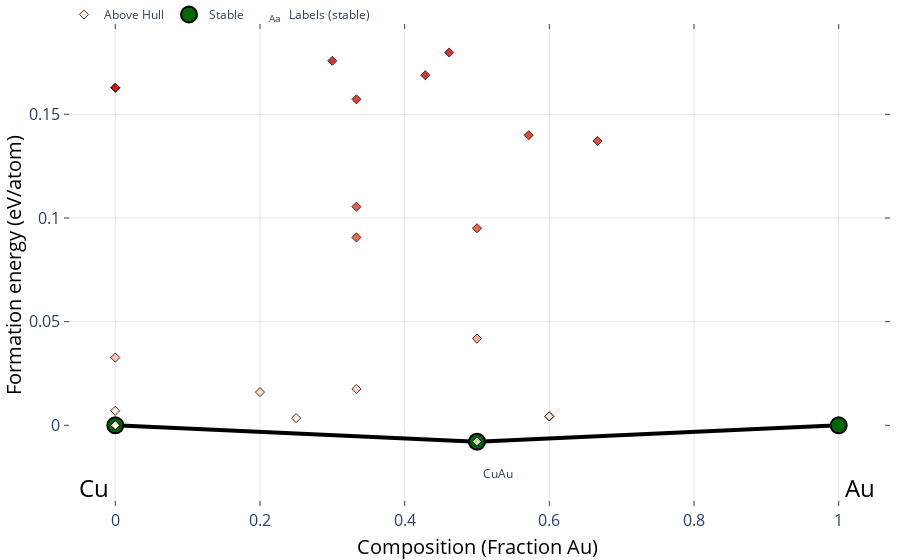

The cell this chart's notebook holds for it:
### Markdown cell above
# Convex hull plot for EA-vc
## Interactive plot using Plotly

- cgen: Which generation’s data to plot up to. If None, data will be plotted up to the latest generation.
- show_unstable: The maximum hull distance value to display on the plot
- ternary_style  
  - Binary system: ternary_style = '2d'
  - Ternary system: ternary_style = '2d', '3d'
  - Quaternary system: ternary_style = '3d'

### Code cell
action.interactive_plot_convex_hull(cgen=None, show_unstable=0.2, ternary_style='2d')

### Figure 1 — Plotly figure (JSON) as saved in the notebook; plotly's stock layout.template omitted (floating-point values rounded to 4 significant figures)
{"data": [{"hoverinfo": "none", "line": {"color": "black", "width": 4}, "mode": "lines", "showlegend": false, "type": "scatter", "x": [0.5, 1, null, 0.5, 0, null], "y": [-0.007907, 0, null, -0.007907, 0, null]}, {"hoverinfo": "skip", "mode": "text", "name": "Labels (stable)", "opacity": 1, "showlegend": true, "text": ["CuAu"], "textposition": ["bottom right"], "type": "scatter", "visible": true, "x": [0.508], "y": [-0.02091]}, {"error_y": {"array": [0, 0, 0], "color": "gray", "thickness": 2.5, "type": "data", "width": 5}, "hoverinfo": "text", "hoverlabel": {"font": {"size": 14}}, "hovertext": ["CuAu (26) <br>  Formation energy: -0.008 eV/atom <br>  (Stable)", "Au (None) <br>  Formation energy: 0.0 eV/atom <br>  (Stable)", "Cu (31) <br>  Formation energy: 0.0 eV/atom <br>  (Stable)"], "marker": {"color": "darkgreen", "line": {"color": "black", "width": 2}, "size": 16}, "mode": "markers", "name": "Stable", "opacity": 0.99, "showlegend": true, "type": "scatter", "x": [0.5, 1, 0], "y": [-0.007907, 0, 0]}, {"hoverinfo": "text", "hoverlabel": {"font": {"size": 14}}, "hovertext": ["Cu (None) <br>  Formation energy: 0.007 eV/atom <br>  Energy Above Hull: (+0.007 eV/atom)", "Cu (4) <br>  Formation energy: 0.033 eV/atom <br>  Energy Above Hull: (+0.033 eV/atom)", "Cu (14) <br>  Formation energy: 0.0 eV/atom <br>  Energy Above Hull: (+0.0 eV/atom)", "Cu (21) <br>  Formation energy: 0.0 eV/atom <br>  Energy Above Hull: (+0.0 eV/atom)", "Cu (24) <br>  Formation energy: 0.0 eV/atom <br>  Energy Above Hull: (+0.0 eV/atom)", "Cu (28) <br>  Formation energy: 0.0 eV/atom <br>  Energy Above Hull: (+0.0 eV/atom)", "Cu (32) <br>  Formation energy: 0.163 eV/atom <br>  Energy Above Hull: (+0.163 eV/atom)", "Cu (34) <br>  Formation energy: 0.163 eV/atom <br>  Energy Above Hull: (+0.163 eV/atom)", "CuAu (1) <br>  Formation energy: -0.008 eV/atom <br>  Energy Above Hull: (+0.0 eV/atom)", "CuAu (22) <br>  Formation energy: 0.042 eV/atom <br>  Energy Above Hull: (+0.05 eV/atom)", "CuAu (35) <br>  Formation energy: 0.095 eV/atom <br>  Energy Above Hull: (+0.103 eV/atom)", "CuAu<sub>2</sub> (8) <br>  Formation energy: 0.137 eV/atom <br>  Energy Above Hull: (+0.142 eV/atom)", "Cu<sub>2</sub>Au (7) <br>  Formation energy: 0.091 eV/atom <br>  Energy Above Hull: (+0.096 eV/atom)", "Cu<sub>2</sub>Au (12) <br>  Formation energy: 0.157 eV/atom <br>  Energy Above Hull: (+0.162 eV/atom)", "Cu<sub>2</sub>Au (25) <br>  Formation energy: 0.105 eV/atom <br>  Energy Above Hull: (+0.111 eV/atom)", "Cu<sub>2</sub>Au (27) <br>  Formation energy: 0.018 eV/atom <br>  Energy Above Hull: (+0.023 eV/atom)", "Cu<sub>2</sub>Au<sub>3</sub> (29) <br>  Formation energy: 0.004 eV/atom <br>  Energy Above Hull: (+0.011 eV/atom)", "Cu<sub>2</sub>Au<sub>3</sub> (30) <br>  Formation energy: 0.004 eV/atom <br>  Energy Above Hull: (+0.011 eV/atom)", "Cu<sub>3</sub>Au (36) <br>  Formation energy: 0.003 eV/atom <br>  Energy Above Hull: (+0.007 eV/atom)", "Cu<sub>3</sub>Au<sub>4</sub> (37) <br>  Formation energy: 0.14 eV/atom <br>  Energy Above Hull: (+0.147 eV/atom)", "Cu<sub>4</sub>Au (23) <br>  Formation energy: 0.016 eV/atom <br>  Energy Above Hull: (+0.019 eV/atom)", "Cu<sub>4</sub>Au<sub>3</sub> (13) <br>  Formation energy: 0.169 eV/atom <br>  Energy Above Hull: (+0.176 eV/atom)", "Cu<sub>7</sub>Au<sub>3</sub> (20) <br>  Formation energy: 0.176 eV/atom <br>  Energy Above Hull: (+0.181 eV/atom)", "Cu<sub>7</sub>Au<sub>6</sub> (38) <br>  Formation energy: 0.18 eV/atom <br>  Energy Above Hull: (+0.187 eV/atom)"], "marker": {"color": [0.007, 0.033, 0, 0, 0, 0, 0.163, 0.163, 0, 0.05, 0.103, 0.142, 0.096, 0.162, 0.111, 0.023, 0.011, 0.011, 0.007, 0.147, 0.019, 0.176, 0.181, 0.187], "colorscale": [[0, "#fff5e3"], [0.5, "#f24324"], [1, "#c40000"]], "line": {"color": "black", "width": 1}, "opacity": 0.8, "size": 7, "symbol": "diamond"}, "mode": "markers", "name": "Above Hull", "showlegend": true, "type": "scatter", "x": [0, 0, 0, 0, 0, 0, 0, 0, 0.5, 0.5, 0.5, 0.6667, 0.3333, 0.3333, 0.3333, 0.3333, 0.6, 0.6, 0.25, 0.5714, 0.2, 0.4286, 0.3, 0.4615], "y": [0.007033, 0.03267, 5.11e-06, 2.321e-05, 6.128e-06, 7.187e-07, 0.1628, 0.1628, -0.007885, 0.04181, 0.09507, 0.1371, 0.09062, 0.1572, 0.1054, 0.01752, 0.004312, 0.004314, 0.003476, 0.1399, 0.01602, 0.1689, 0.1758, 0.1798]}], "layout": {"annotations": [{"align": "center", "font": {"color": "#000000", "size": 24}, "opacity": 1, "showarrow": false, "text": "Au", "x": 1.03, "xref": "x", "y": -0.03, "yref": "y"}, {"align": "center", "font": {"color": "#000000", "size": 24}, "opacity": 1, "showarrow": false, "text": "Cu", "x": -0.03, "xref": "x", "y": -0.03, "yref": "y"}], "autosize": true, "coloraxis": {"colorbar": {"x": 1, "y": 0.05, "yanchor": "top"}}, "hovermode": "closest", "legend": {"orientation": "h", "tracegroupgap": 7, "traceorder": "reversed", "x": 0, "xanchor": "left", "y": 1.05}, "margin": {"b": 10, "l": 10, "pad": 0, "r": 10, "t": 0}, "paper_bgcolor": "rgba(0,0,0,0)", "plot_bgcolor": "rgba(0,0,0,0)", "showlegend": true, "xaxis": {"anchor": "y", "gridcolor": "rgba(0,0,0,0.1)", "mirror": "ticks", "nticks": 8, "showgrid": true, "showline": true, "side": "bottom", "tickfont": {"size": 16}, "ticks": "inside", "title": {"font": {"color": "#000000", "size": 20}, "text": "Composition (Fraction Au)"}, "type": "linear", "zeroline": false}, "yaxis": {"anchor": "x", "gridcolor": "rgba(0,0,0,0.1)", "mirror": "ticks", "showgrid": true, "showline": true, "side": "left", "tickfont": {"size": 16}, "ticks": "inside", "title": {"font": {"color": "#000000", "size": 20}, "text": "Formation energy (eV/atom)"}, "type": "linear"}}}
